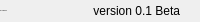
              <widget class="QFrame" name="bottomBar">
               <property name="minimumSize">
                <size>
                 <width>0</width>
                 <height>22</height>
                </size>
               </property>
               <property name="maximumSize">
                <size>
                 <width>16777215</width>
                 <height>22</height>
                </size>
               </property>
               <property name="frameShape">
                <enum>QFrame::NoFrame</enum>
               </property>
               <property name="frameShadow">
                <enum>QFrame::Raised</enum>
               </property>
               <layout class="QHBoxLayout" name="horizontalLayout_5">
                <property name="spacing">
                 <number>0</number>
                </property>
                <property name="leftMargin">
                 <number>0</number>
                </property>
                <property name="topMargin">
                 <number>0</number>
                </property>
                <property name="rightMargin">
                 <number>0</number>
                </property>
                <property name="bottomMargin">
                 <number>0</number>
                </property>
                <item>
                 <widget class="QLabel" name="creditsLabel">
                  <property name="maximumSize">
                   <size>
                    <width>16777215</width>
                    <height>16</height>
                   </size>
                  </property>
                  <property name="font">
                   <font>
                    <family>Segoe UI</family>
                    <pointsize>-1</pointsize>
                    <italic>false</italic>
                    <bold>false</bold>
                   </font>
                  </property>
                  <property name="text">
                   <string>By: GeisielMelo</string>
                  </property>
                  <property name="alignment">
                   <set>Qt::AlignLeading|Qt::AlignLeft|Qt::AlignVCenter</set>
                  </property>
                 </widget>
                </item>
                <item>
                 <widget class="QLabel" name="version">
                  <property name="text">
                   <string>version 0.1 Beta</string>
                  </property>
                  <property name="alignment">
                   <set>Qt::AlignRight|Qt::AlignTrailing|Qt::AlignVCenter</set>
                  </property>
                 </widget>
                </item>
                <item>
                 <widget class="QFrame" name="frame_size_grip">
                  <property name="minimumSize">
                   <size>
                    <width>20</width>
                    <height>0</height>
                   </size>
                  </property>
                  <property name="maximumSize">
                   <size>
                    <width>20</width>
                    <height>16777215</height>
                   </size>
                  </property>
                  <property name="frameShape">
                   <enum>QFrame::NoFrame</enum>
                  </property>
                  <property name="frameShadow">
                   <enum>QFrame::Raised</enum>
                  </property>
                 </widget>
                </item>
               </layout>
              </widget>
